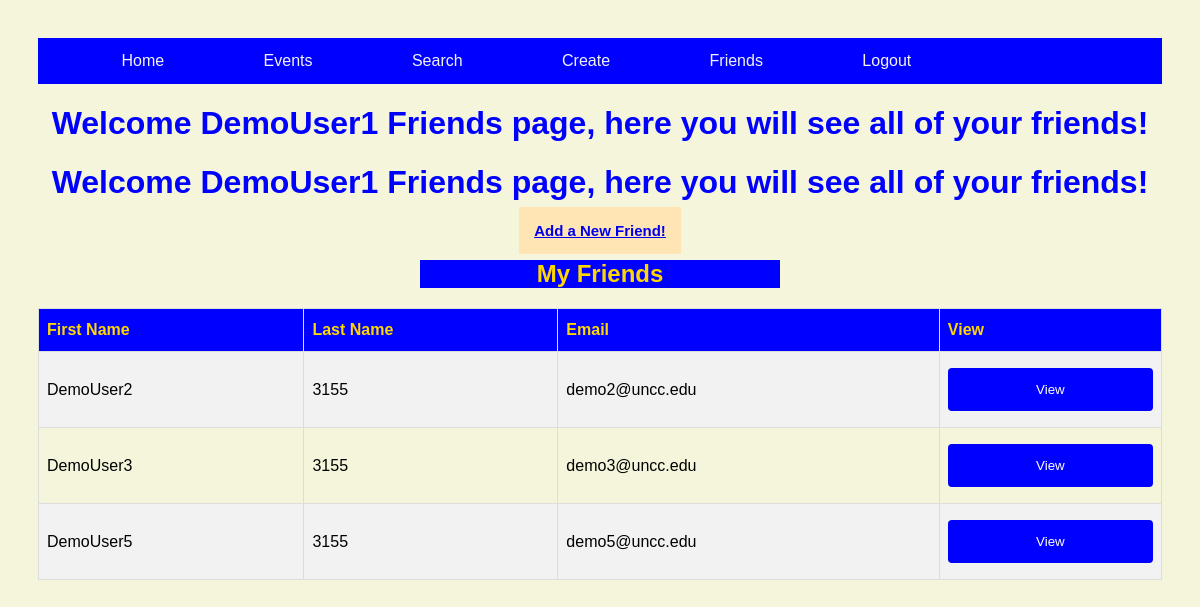
The page /friends (signed in) on the database its author committed.
### models.py (models this page shows, shortened)
class User(db.Model):
    id = db.Column('id', db.Integer, primary_key=True)
    password = db.Column("password", db.String(100))
    fName = db.Column("fName", db.String(20))
    lName = db.Column("lName", db.String(30))
    email = db.Column("email", db.String(50))

### application.py (the view)
@app.route('/friends')
def get_friends():
    if session.get('user'):
        friends_of_user = db.session.query(Friend).filter_by(user_id=session['user_id']).all()
        friend_ids = []
        for friend in friends_of_user:
            friend_ids.append(friend.friend_id)
        friends_list = db.session.query(User).filter(User.id.in_(friend_ids))
        return render_template("friends.html", friends=friends_list, user=session['user'])
    else:
        return redirect(url_for('login'))

### templates/friends.html (shortened to what this page needs)
<!DOCTYPE html>
<html lang="en">
    <head>
         <link rel="stylesheet" href='static/main.css'>
    </head>
    <body>
       <div class="nav-table">
            <nav>
                        <a href="{{ url_for('index') }}"> Home</a>
                        <a href="{{ url_for('get_events') }}">Events</a>
                        <a href="{{ url_for('search') }}">Search</a>
                        <a href="{{ url_for('new_event') }}">Create</a>
                        <a href="{{ url_for('get_friends') }}">Friends</a>
                    {% if user %}
                        <a href="{{ url_for('logout')}}">Logout</a>
                    {% else %}
                        <a href="{{ url_for('login') }}">Sign In</a>
                        <a href="{{ url_for('register') }}">Register</a>
                    {% endif %}
            </nav>
        </div>
        <h1>Welcome {{user}} Friends page, here you will see all of your friends!</h1>
        <h1>Welcome {{user}} Friends page, here you will see all of your friends!</h1>
       <div style="text-align: center">
            <a class="inputButton" href="{{ url_for('add_friend') }}">Add a New Friend!</a>
       </div>
        <h2>My Friends</h2>
        {% if friends %}
        <table class="EventsTable">
            <tr>
                <th>First Name</th>
                <th>Last Name</th>
                <th >Email</th>
                <th >View</th>
            </tr>
             {% for friend in friends %}
            <tr>
                <td>{{ friend.fName }}</td>
                <td>{{ friend.lName }}</td>
                <td>{{ friend.email }}</td>
                <td>
                         <a href="{{ url_for('show_friend', friend_id=friend.id)}}">
                             <input type="submit" value="View"/>
                         </a>
                </td>
            </tr>
            {% endfor %}
            {% endif %}
        </table>
    </body>
</html>

### static/main.css (style rules this page uses)
body { padding: 30px 30px; font-family: Arial, Helvetica, sans-serif; background-color: beige; }
h1 { color:blue; text-align: center; }
h2 { color:gold; background:blue; text-align: center; margin-left: 34%; margin-right: 34%; }
.nav-table a { float: left; color: #f2f2f2; text-align: center; margin-left: 6%; padding: 14px 16px; text-decoration: none; }
.nav-table { overflow: hidden; background-color: blue; }
input[type=submit] { width: 100%; background-color: blue; color: white; padding: 14px 20px; margin: 8px 0; border: none; border-radius: 4px; cursor: pointer; }
.inputButton { width: 80%; border-color: 10px black; padding: 1em; margin-left: 10%; margin-right: 10%; margin-top: 5%; background: #FFE5B4; font-weight: bold; font-size: 15px; }
.EventsTable { font-family: Arial, Helvetica, sans-serif; border-collapse: collapse; width: 100%; }
.EventsTable td, .EventsTable th { border: 1px solid #ddd; padding: 8px; }
.EventsTable tr:nth-child(even) { background-color: #f2f2f2; }
.EventsTable th { padding-top: 12px; padding-bottom: 12px; text-align: left; background-color: blue; color: gold; }

### rows shown on the page
User: fName "DemoUser2", lName "3155", email "demo2@uncc.edu"
User: fName "DemoUser3", lName "3155", email "demo3@uncc.edu"
User: fName "DemoUser5", lName "3155", email "demo5@uncc.edu"

### other values the page prints
{{ user }} "DemoUser1"
